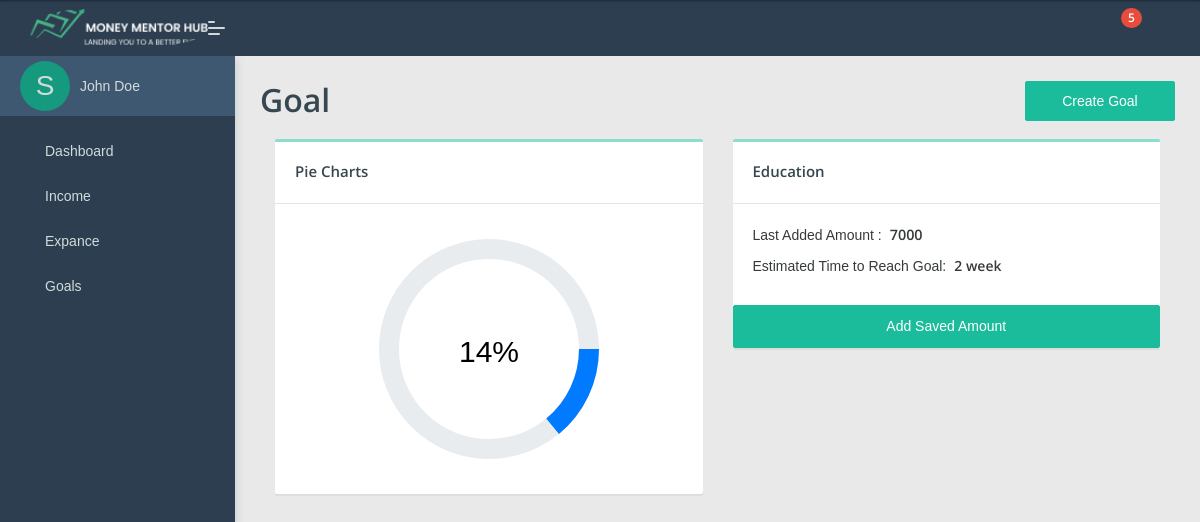
Page /FinanceApp/single-goal/1/ on the committed database.
### FinanceApp/models.py (models this page shows)
class Goals(models.Model):
     user_id = models.ForeignKey(User_Register,on_delete=models.CASCADE)
     Goal_name = models.CharField(max_length=200)
     Target_amount = models.BigIntegerField()
     Saved_amount = models.BigIntegerField()
     Targe_date = models.DateField()
     per = models.BigIntegerField()

### FinanceApp/views.py (the view)
# urls.py: path('FinanceApp/single-goal/<int:single_goal_id>/',single_goal,name="single_goal"),
def single_goal(request,single_goal_id):
    goal = Goals.objects.get(id=single_goal_id)
    if request.method == 'POST':
        saved_amount = int(request.POST.get('Saved_amount', 0))
        goal.Saved_amount += saved_amount
        goal.per =int(( goal.Saved_amount / goal.Target_amount )*100)
        goal.save()
        return redirect(reverse('single_goal', args=[single_goal_id]))
    return render(request, 'Single-Goal.html', {'goals': goal})

### FinanceApp/templates/Single-Goal.html (shortened to what this page needs)
{% load static %}
<!DOCTYPE html>
<html lang="en">
<head>
     <link rel="stylesheet" href="{% static 'User_panel/assets/css/style.css'%}">
</head>
<body class="">
     {% include 'sidebar-header.html'%}
     <div class="pcoded-main-container">
          <div class="pcoded-content">
               <div class="First_row">
                    <div class="page-header-title">
                         <h2 class="m-b-10">Goal</h2>
                    </div>
                    <a href="/FinanceApp/add-Goals/"><button type="button" class="btn  btn-primary btn-sm btn-my">Create Goal</button></a>
               </div>
               <div class="main_first_row ">
                    <div class="col-md-6 goal-progress-1">
                         <div class="card">
                              <div class="card-header">
                                   <h5>Pie Charts</h5>
                              </div>
                              <div class="card-body chart">
                                   <div class="progress-container">
                                        <svg class="progress-svg" viewBox="0 0 100 100">
                                             <circle class="progress-background" cx="50" cy="50" r="40"></circle>
                                             <circle class="progress" cx="50" cy="50" r="40"></circle>
                                             <text class="progress-text" x="50" y="55" id="progess-per">{{goals.per}}%</text>
                                        </svg>
                                   </div>
                              </div>
                         </div>
                    </div>
                    <div class="col-md-6">
                         <div class="card">
                              <div class="card-header">
                                   <h5>{{goals.Goal_name}}</h5>
                              </div>
                              <div class="card-body">
                                   <div class="form-group mb-2 chart-content">
                                        <div style="padding-right: 8px;">Last Added Amount : </div>
                                        <div class="goal-amount" id="savedAmount_{{ row.id }}"
                                             data-saved="{{ row.Saved_amount }}"><strong>{{goals.Saved_amount}}</strong>
                                        </div>
                                   </div>
                                   <div class="form-group mb-2 chart-content">
                                        <div style="padding-right: 8px;">Estimated Time to Reach Goal: </div>
                                        <div><strong>2 week</strong></div>
                                   </div>
                              </div>
                              <button type="button" class="btn  btn-primary" id="showFormBtn"
                                   style="padding-top: 10px;">Add Saved Amount</button>
                         </div>
                    </div>
               </div>
          </div>
     </div>
</body>
</head>
</html>

### FinanceApp/templates/Single-Goal.html (style rules this page uses)
.progress-container { position: relative; width: 250px; height: 250px; }
.progress-svg { width: 100%; height: 100%; }
.progress-text { font-family: Arial, sans-serif; font-size: 12px; text-anchor: middle; fill: #000; }
.chart { display: flex; justify-content: center; }
.main_first_row { display: flex; justify-content: center; }
.chart-content { display: flex; justify-content: left; align-items: center; }

### rows in the picture
Goals: per "14", Goal_name "Education", Saved_amount "7000"
